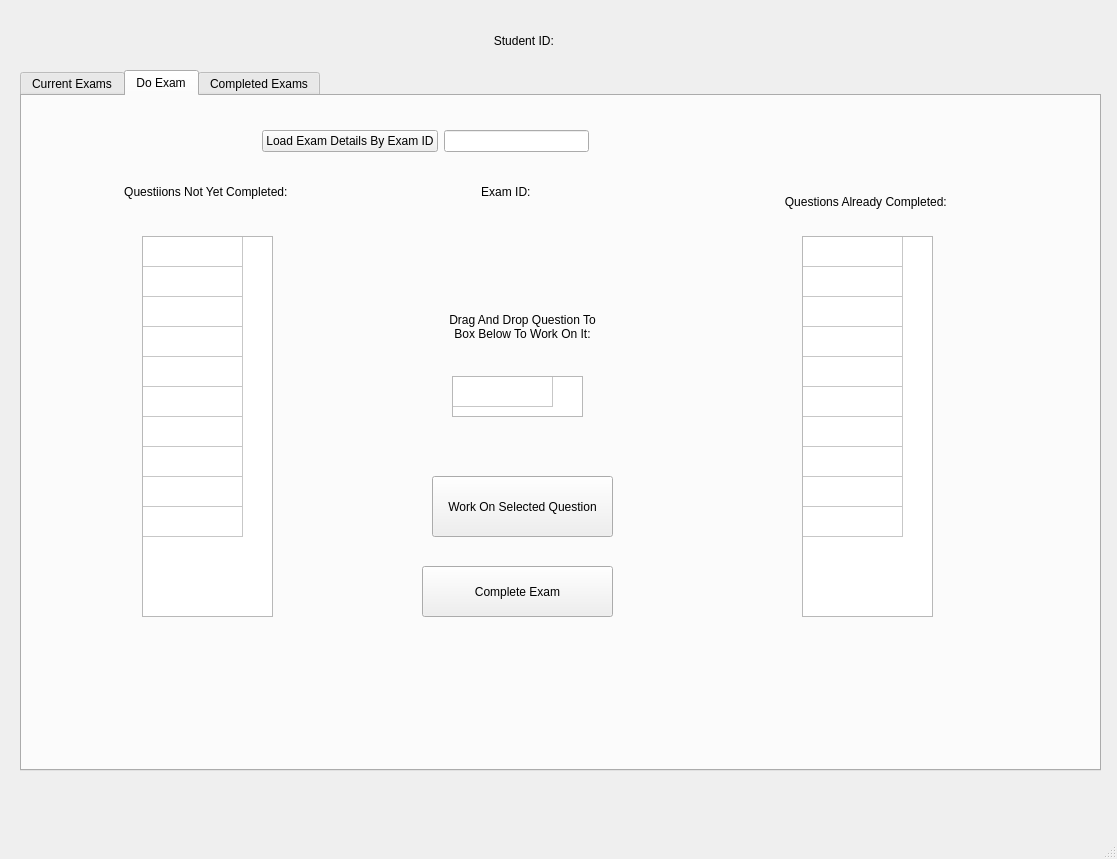
<?xml version="1.0" encoding="UTF-8"?>
<ui version="4.0">
 <class>StudentMainWindow</class>
 <widget class="QMainWindow" name="StudentMainWindow">
  <property name="geometry">
   <rect>
    <x>0</x>
    <y>0</y>
    <width>1117</width>
    <height>859</height>
   </rect>
  </property>
  <property name="windowTitle">
   <string>Student Application</string>
  </property>
  <widget class="QWidget" name="centralwidget">
   <widget class="QTabWidget" name="tabWidget">
    <property name="geometry">
     <rect>
      <x>20</x>
      <y>70</y>
      <width>1081</width>
      <height>701</height>
     </rect>
    </property>
    <property name="currentIndex">
     <number>1</number>
    </property>
    <widget class="QWidget" name="tab">
     <attribute name="title">
      <string>Current Exams</string>
     </attribute>
     <widget class="QTableWidget" name="tableWidget">
      <property name="geometry">
       <rect>
        <x>30</x>
        <y>100</y>
        <width>1011</width>
        <height>531</height>
       </rect>
      </property>
      <property name="rowCount">
       <number>14</number>
      </property>
      <property name="columnCount">
       <number>8</number>
      </property>
      <attribute name="horizontalHeaderVisible">
       <bool>false</bool>
      </attribute>
      <attribute name="verticalHeaderVisible">
       <bool>false</bool>
      </attribute>
      <row/>
      <row/>
      <row/>
      <row/>
      <row/>
      <row/>
      <row/>
      <row/>
      <row/>
      <row/>
      <row/>
      <row/>
      <row/>
      <row/>
      <column/>
      <column/>
      <column/>
      <column/>
      <column/>
      <column/>
      <column/>
      <column/>
     </widget>
     <widget class="QLabel" name="label_13">
      <property name="geometry">
       <rect>
        <x>340</x>
        <y>30</y>
        <width>311</width>
        <height>51</height>
       </rect>
      </property>
      <property name="text">
       <string>List Of Current Not Completed Exams</string>
      </property>
      <property name="alignment">
       <set>Qt::AlignCenter</set>
      </property>
     </widget>
    </widget>
    <widget class="QWidget" name="tab_3">
     <attribute name="title">
      <string>Do Exam</string>
     </attribute>
     <widget class="QLabel" name="label">
      <property name="geometry">
       <rect>
        <x>590</x>
        <y>20</y>
        <width>251</width>
        <height>41</height>
       </rect>
      </property>
      <property name="text">
       <string/>
      </property>
      <property name="alignment">
       <set>Qt::AlignCenter</set>
      </property>
     </widget>
     <widget class="QLabel" name="label_2">
      <property name="geometry">
       <rect>
        <x>400</x>
        <y>70</y>
        <width>171</width>
        <height>51</height>
       </rect>
      </property>
      <property name="text">
       <string>Exam ID: </string>
      </property>
      <property name="alignment">
       <set>Qt::AlignCenter</set>
      </property>
     </widget>
     <widget class="QLabel" name="label_3">
      <property name="geometry">
       <rect>
        <x>50</x>
        <y>70</y>
        <width>271</width>
        <height>51</height>
       </rect>
      </property>
      <property name="text">
       <string>Questiions Not Yet Completed: </string>
      </property>
      <property name="alignment">
       <set>Qt::AlignCenter</set>
      </property>
     </widget>
     <widget class="QTableWidget" name="tableWidget_3">
      <property name="geometry">
       <rect>
        <x>120</x>
        <y>140</y>
        <width>131</width>
        <height>381</height>
       </rect>
      </property>
      <property name="editTriggers">
       <set>QAbstractItemView::NoEditTriggers</set>
      </property>
      <property name="dragDropMode">
       <enum>QAbstractItemView::DragOnly</enum>
      </property>
      <property name="selectionMode">
       <enum>QAbstractItemView::SingleSelection</enum>
      </property>
      <property name="rowCount">
       <number>10</number>
      </property>
      <property name="columnCount">
       <number>1</number>
      </property>
      <attribute name="horizontalHeaderVisible">
       <bool>false</bool>
      </attribute>
      <attribute name="verticalHeaderVisible">
       <bool>false</bool>
      </attribute>
      <row/>
      <row/>
      <row/>
      <row/>
      <row/>
      <row/>
      <row/>
      <row/>
      <row/>
      <row/>
      <column/>
     </widget>
     <widget class="QLabel" name="label_4">
      <property name="geometry">
       <rect>
        <x>420</x>
        <y>200</y>
        <width>161</width>
        <height>61</height>
       </rect>
      </property>
      <property name="text">
       <string>Drag And Drop Question To Box Below To Work On It:</string>
      </property>
      <property name="alignment">
       <set>Qt::AlignCenter</set>
      </property>
      <property name="wordWrap">
       <bool>true</bool>
      </property>
     </widget>
     <widget class="QTableWidget" name="tableWidget_4">
      <property name="geometry">
       <rect>
        <x>430</x>
        <y>280</y>
        <width>131</width>
        <height>41</height>
       </rect>
      </property>
      <property name="editTriggers">
       <set>QAbstractItemView::NoEditTriggers</set>
      </property>
      <property name="tabKeyNavigation">
       <bool>true</bool>
      </property>
      <property name="showDropIndicator" stdset="0">
       <bool>true</bool>
      </property>
      <property name="dragDropMode">
       <enum>QAbstractItemView::DropOnly</enum>
      </property>
      <property name="selectionMode">
       <enum>QAbstractItemView::NoSelection</enum>
      </property>
      <property name="rowCount">
       <number>1</number>
      </property>
      <property name="columnCount">
       <number>1</number>
      </property>
      <attribute name="horizontalHeaderVisible">
       <bool>false</bool>
      </attribute>
      <attribute name="verticalHeaderVisible">
       <bool>false</bool>
      </attribute>
      <row/>
      <column/>
     </widget>
     <widget class="QPushButton" name="pushButton_2">
      <property name="geometry">
       <rect>
        <x>410</x>
        <y>380</y>
        <width>181</width>
        <height>61</height>
       </rect>
      </property>
      <property name="text">
       <string>Work On Selected Question</string>
      </property>
     </widget>
     <widget class="QLabel" name="label_5">
      <property name="geometry">
       <rect>
        <x>310</x>
        <y>510</y>
        <width>101</width>
        <height>51</height>
       </rect>
      </property>
      <property name="text">
       <string/>
      </property>
     </widget>
     <widget class="QLabel" name="label_6">
      <property name="geometry">
       <rect>
        <x>730</x>
        <y>80</y>
        <width>231</width>
        <height>51</height>
       </rect>
      </property>
      <property name="text">
       <string>Questions Already Completed: </string>
      </property>
      <property name="alignment">
       <set>Qt::AlignCenter</set>
      </property>
     </widget>
     <widget class="QLabel" name="label_7">
      <property name="geometry">
       <rect>
        <x>420</x>
        <y>570</y>
        <width>151</width>
        <height>51</height>
       </rect>
      </property>
      <property name="text">
       <string/>
      </property>
     </widget>
     <widget class="QTableWidget" name="tableWidget_5">
      <property name="geometry">
       <rect>
        <x>780</x>
        <y>140</y>
        <width>131</width>
        <height>381</height>
       </rect>
      </property>
      <property name="editTriggers">
       <set>QAbstractItemView::NoEditTriggers</set>
      </property>
      <property name="tabKeyNavigation">
       <bool>false</bool>
      </property>
      <property name="showDropIndicator" stdset="0">
       <bool>false</bool>
      </property>
      <property name="selectionMode">
       <enum>QAbstractItemView::NoSelection</enum>
      </property>
      <property name="rowCount">
       <number>10</number>
      </property>
      <property name="columnCount">
       <number>1</number>
      </property>
      <attribute name="horizontalHeaderVisible">
       <bool>false</bool>
      </attribute>
      <attribute name="verticalHeaderVisible">
       <bool>false</bool>
      </attribute>
      <row/>
      <row/>
      <row/>
      <row/>
      <row/>
      <row/>
      <row/>
      <row/>
      <row/>
      <row/>
      <column/>
     </widget>
     <widget class="QPushButton" name="pushButton_3">
      <property name="geometry">
       <rect>
        <x>400</x>
        <y>470</y>
        <width>191</width>
        <height>51</height>
       </rect>
      </property>
      <property name="text">
       <string>Complete Exam</string>
      </property>
     </widget>
     <widget class="QWidget" name="layoutWidget">
      <property name="geometry">
       <rect>
        <x>240</x>
        <y>30</y>
        <width>327</width>
        <height>30</height>
       </rect>
      </property>
      <layout class="QHBoxLayout" name="horizontalLayout">
       <item>
        <widget class="QPushButton" name="pushButton">
         <property name="text">
          <string>Load Exam Details By Exam ID</string>
         </property>
        </widget>
       </item>
       <item>
        <widget class="QLineEdit" name="lineEdit">
         <property name="alignment">
          <set>Qt::AlignCenter</set>
         </property>
        </widget>
       </item>
      </layout>
     </widget>
    </widget>
    <widget class="QWidget" name="tab_2">
     <attribute name="title">
      <string>Completed Exams</string>
     </attribute>
     <widget class="QTableWidget" name="tableWidget_2">
      <property name="geometry">
       <rect>
        <x>20</x>
        <y>70</y>
        <width>501</width>
        <height>651</height>
       </rect>
      </property>
     </widget>
     <widget class="QLabel" name="label_8">
      <property name="geometry">
       <rect>
        <x>150</x>
        <y>20</y>
        <width>181</width>
        <height>41</height>
       </rect>
      </property>
      <property name="text">
       <string>Completed Exams Bank</string>
      </property>
     </widget>
     <widget class="QLabel" name="label_9">
      <property name="geometry">
       <rect>
        <x>720</x>
        <y>130</y>
        <width>181</width>
        <height>91</height>
       </rect>
      </property>
      <property name="text">
       <string>Drag And Drop Completed Exam To Box Below To View Result</string>
      </property>
      <property name="alignment">
       <set>Qt::AlignCenter</set>
      </property>
      <property name="wordWrap">
       <bool>true</bool>
      </property>
     </widget>
     <widget class="QTableWidget" name="tableWidget_6">
      <property name="geometry">
       <rect>
        <x>750</x>
        <y>260</y>
        <width>111</width>
        <height>41</height>
       </rect>
      </property>
      <property name="rowCount">
       <number>1</number>
      </property>
      <property name="columnCount">
       <number>1</number>
      </property>
      <attribute name="horizontalHeaderVisible">
       <bool>false</bool>
      </attribute>
      <attribute name="verticalHeaderVisible">
       <bool>false</bool>
      </attribute>
      <row/>
      <column/>
     </widget>
     <widget class="QLabel" name="label_10">
      <property name="geometry">
       <rect>
        <x>730</x>
        <y>360</y>
        <width>211</width>
        <height>51</height>
       </rect>
      </property>
      <property name="text">
       <string>Exam ID: </string>
      </property>
     </widget>
     <widget class="QLabel" name="label_11">
      <property name="geometry">
       <rect>
        <x>730</x>
        <y>510</y>
        <width>191</width>
        <height>61</height>
       </rect>
      </property>
      <property name="text">
       <string>Overall Average Mark: </string>
      </property>
     </widget>
     <widget class="QLabel" name="label_12">
      <property name="geometry">
       <rect>
        <x>730</x>
        <y>430</y>
        <width>191</width>
        <height>61</height>
       </rect>
      </property>
      <property name="text">
       <string>Exam Title: </string>
      </property>
     </widget>
    </widget>
   </widget>
   <widget class="QLabel" name="label_14">
    <property name="geometry">
     <rect>
      <x>400</x>
      <y>20</y>
      <width>251</width>
      <height>41</height>
     </rect>
    </property>
    <property name="text">
     <string>Student ID: </string>
    </property>
    <property name="alignment">
     <set>Qt::AlignCenter</set>
    </property>
   </widget>
  </widget>
  <widget class="QMenuBar" name="menubar">
   <property name="geometry">
    <rect>
     <x>0</x>
     <y>0</y>
     <width>1117</width>
     <height>26</height>
    </rect>
   </property>
  </widget>
  <widget class="QStatusBar" name="statusbar"/>
 </widget>
 <resources/>
 <connections/>
</ui>
